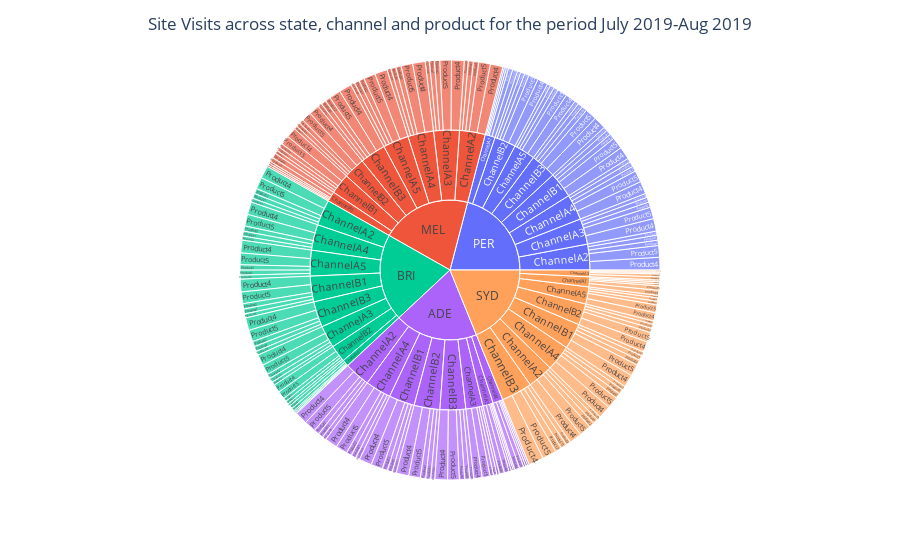

Source (notebook cell):
### Markdown cell above
## Sunburst Plot

### Code cell
fig = px.sunburst(df_july_aug_final, path=['State','Channel','Product'], values='Site Visits', color_continuous_scale='RdBu')
fig.update_layout(title_text='Site Visits across state, channel and product for the period July 2019-Aug 2019', title_x=0.5)
fig.show()

### Figure 1 — Plotly figure (JSON) as saved in the notebook; plotly's stock layout.template omitted (floating-point values rounded to 4 significant figures; data arrays with more than 128 entries replaced by an {"elided": "..."} marker saying what was removed)
{"data": [{"branchvalues": "total", "domain": {"x": [0, 1], "y": [0, 1]}, "hovertemplate": "labels=%{label}<br>Site Visits=%{value}<br>parent=%{parent}<br>id=%{id}<extra></extra>", "ids": {"elided": "245 str values"}, "labels": {"elided": "245 str values"}, "name": "", "parents": {"elided": "245 str values"}, "type": "sunburst", "values": {"elided": "245 float values"}}], "layout": {"legend": {"tracegroupgap": 0}, "margin": {"t": 60}, "title": {"text": "Site Visits across state, channel and product for the period July 2019-Aug 2019", "x": 0.5}}}
